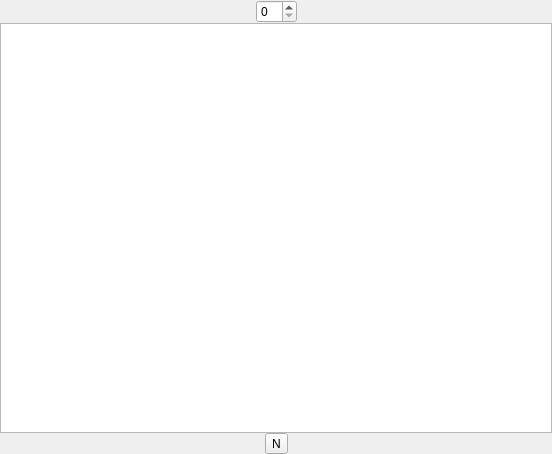
<?xml version="1.0" encoding="UTF-8"?>
<ui version="4.0">
 <class>TestBrowser</class>
 <widget class="QWidget" name="TestBrowser">
  <property name="geometry">
   <rect>
    <x>0</x>
    <y>0</y>
    <width>552</width>
    <height>454</height>
   </rect>
  </property>
  <property name="windowTitle">
   <string notr="true">Test Browser</string>
  </property>
  <layout class="QVBoxLayout" name="verticalLayout">
   <property name="spacing">
    <number>0</number>
   </property>
   <property name="leftMargin">
    <number>0</number>
   </property>
   <property name="topMargin">
    <number>0</number>
   </property>
   <property name="rightMargin">
    <number>0</number>
   </property>
   <property name="bottomMargin">
    <number>0</number>
   </property>
   <item>
    <layout class="QHBoxLayout" name="horizontalLayout">
     <property name="spacing">
      <number>0</number>
     </property>
     <item>
      <spacer name="horizontalSpacer">
       <property name="orientation">
        <enum>Qt::Horizontal</enum>
       </property>
       <property name="sizeHint" stdset="0">
        <size>
         <width>40</width>
         <height>20</height>
        </size>
       </property>
      </spacer>
     </item>
     <item>
      <widget class="QSpinBox" name="spinBox"/>
     </item>
     <item>
      <spacer name="horizontalSpacer_2">
       <property name="orientation">
        <enum>Qt::Horizontal</enum>
       </property>
       <property name="sizeHint" stdset="0">
        <size>
         <width>40</width>
         <height>20</height>
        </size>
       </property>
      </spacer>
     </item>
    </layout>
   </item>
   <item>
    <widget class="QTableView" name="view"/>
   </item>
   <item>
    <layout class="QHBoxLayout" name="horizontalLayout_2">
     <property name="spacing">
      <number>0</number>
     </property>
     <item>
      <spacer name="horizontalSpacer_3">
       <property name="orientation">
        <enum>Qt::Horizontal</enum>
       </property>
       <property name="sizeHint" stdset="0">
        <size>
         <width>40</width>
         <height>20</height>
        </size>
       </property>
      </spacer>
     </item>
     <item>
      <widget class="QToolButton" name="newButton">
       <property name="text">
        <string>N</string>
       </property>
      </widget>
     </item>
     <item>
      <spacer name="horizontalSpacer_4">
       <property name="orientation">
        <enum>Qt::Horizontal</enum>
       </property>
       <property name="sizeHint" stdset="0">
        <size>
         <width>40</width>
         <height>20</height>
        </size>
       </property>
      </spacer>
     </item>
    </layout>
   </item>
  </layout>
 </widget>
 <resources/>
 <connections/>
</ui>
